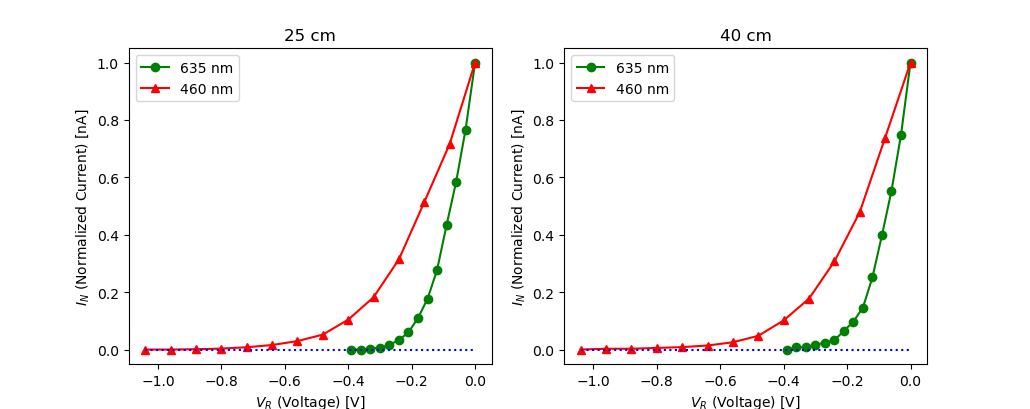

Source code (Python):
import numpy as np 
import matplotlib.pyplot as plt 

data_635 = np.loadtxt("635 nm.csv", delimiter=",", skiprows=2)
data_460 = np.loadtxt("460 nm.csv", delimiter=",", skiprows=2)

VR_635 = data_635[:, 0]
I_25_635 = data_635[:, 1]
I_40_635 = data_635[:, 2]

VR_460 = data_460[:, 0]
I_25_460 = data_460[:, 1]
I_40_460 = data_460[:, 2]

IN_25_635 = [i/I_25_635[0] for i in I_25_635]
IN_40_635 = [i/I_40_635[0] for i in I_40_635]

IN_25_460 = [i/I_25_460[0] for i in I_25_460]
IN_40_460 = [i/I_40_460[0] for i in I_40_460]

x_0 = np.linspace(min(min(VR_460), min(VR_635)), max(max(VR_460), max(VR_635)))
y_0 = [0 for i in x_0]

# 25 cm
plt.subplot(1, 2, 1)
plt.plot(VR_635, IN_25_635, "go-", label="635 nm")
plt.plot(VR_460, IN_25_460, "r^-", label="460 nm")
plt.plot(x_0, y_0, "b:")
plt.legend()
plt.xlabel("$V_R$ (Voltage) [V]")
plt.ylabel("$I_N$ (Normalized Current) [nA]")
plt.title("25 cm")

# 40 cm
plt.subplot(1, 2, 2)
plt.plot(VR_635, IN_40_635, "go-", label="635 nm")
plt.plot(VR_460, IN_40_460, "r^-", label="460 nm")
plt.plot(x_0, y_0, "b:")
plt.legend()
plt.xlabel("$V_R$ (Voltage) [V]")
plt.ylabel("$I_N$ (Normalized Current) [nA]")
plt.title("40 cm")
plt.show()


"""
    plt.plot(VR, IN_25, "go-", label="25 cm")
    plt.plot(VR, IN_45, "r^:", label="45 cm")
    plt.legend()
    plt.xlabel("$V_R$ (Voltage) [V]")
    plt.ylabel("$I_N$ (Normalized Current) [nA]")
    plt.title(f"{lambda_arr[i]} nm")
    plt.show()
"""
